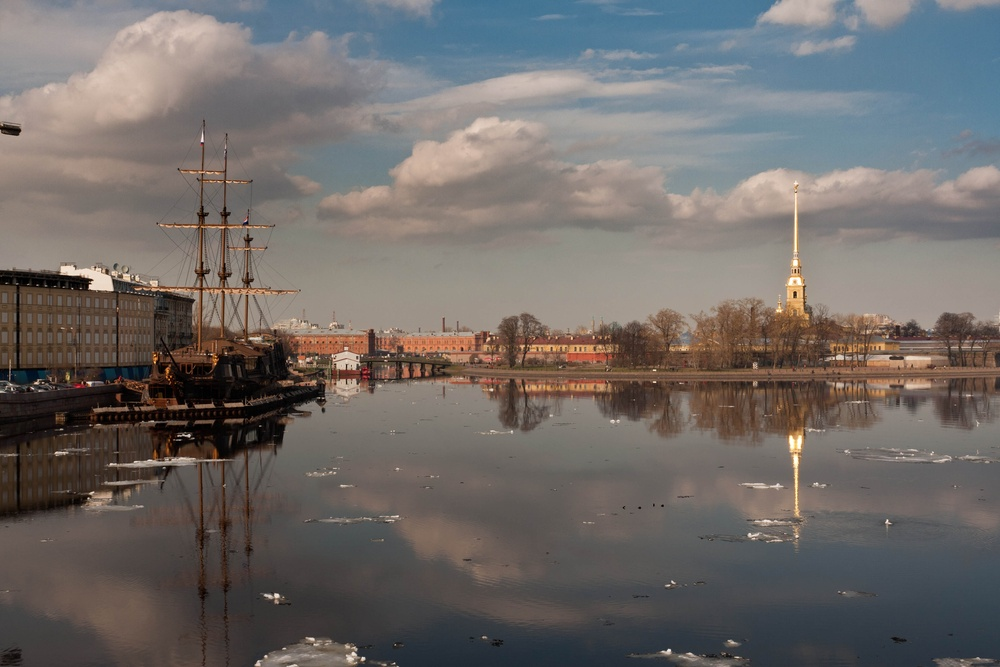
#> input picture Files/boat1.jpg, 1000 x 667 px, shrunk from 3888 x 2592 before the run, found by its file name
$ python Exercicio9.2MeatureMatching.py
#> lines starting #> are read from the running program, lines starting #| are printed output that depends on the picture
import cv2 as cv2
import numpy as np

imagem1 = cv2.imread("Files/Boat1.jpg")
#> imagem1 is the input picture: shape (667, 1000, 3); mean B, G, R 104, 106.6, 111.8
imagem2 = cv2.imread("Files/Boat2.jpg")
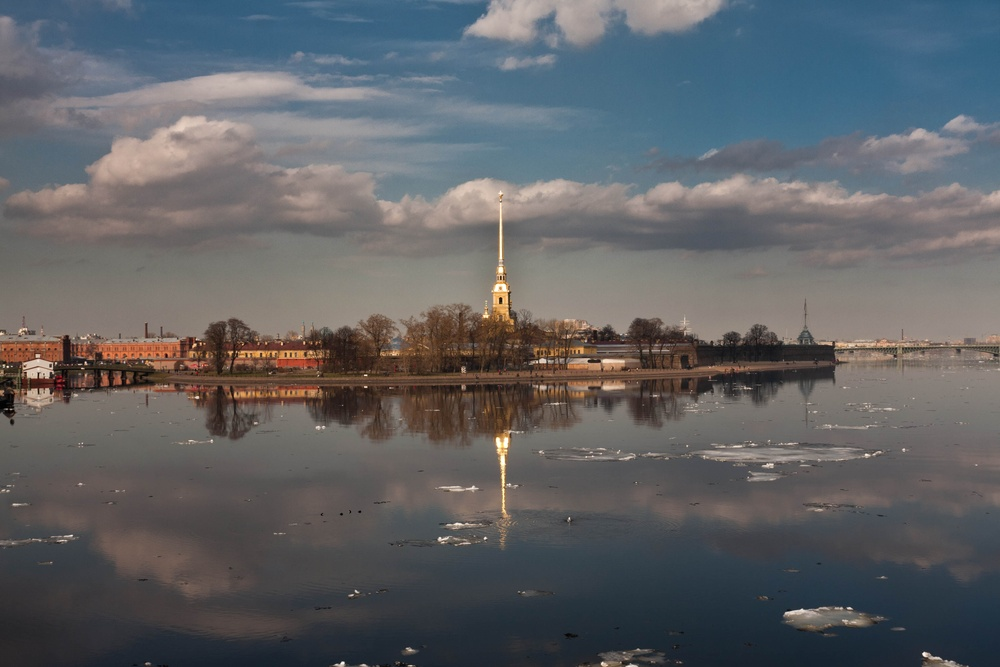
#> input picture Files/boat2.jpg, 1000 x 667 px, shrunk from 3888 x 2592 before the run, found by its file name
#> imagem2 is the input picture: shape (667, 1000, 3); mean B, G, R 100.9, 98, 96.5

s1 = imagem1.shape
#> s1 = (667, 1000, 3)
s2 = imagem2.shape
#> s2 = (667, 1000, 3)

imagem_dual = np.zeros((s1[0], s1[1]+s2[1], s1[2]), dtype=np.uint8)
imagem_dual[:,0:s1[1],:] = imagem1
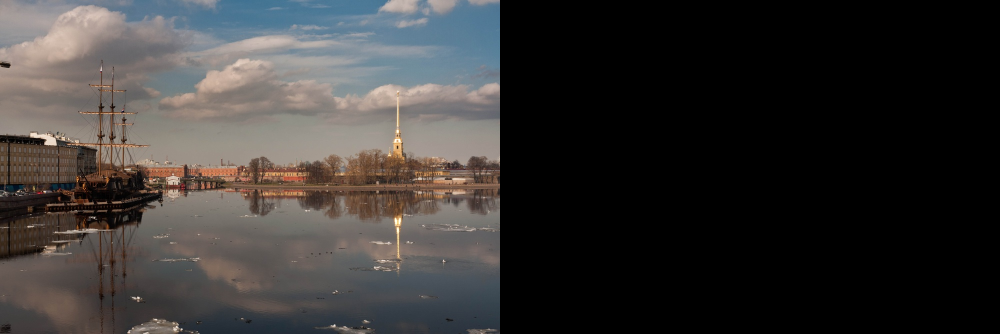
#> imagem_dual: shape (667, 2000, 3) (shown at 1/2 size); mean B, G, R 52, 53.3, 55.9
imagem_dual[:,s2[1]:,:] = imagem2
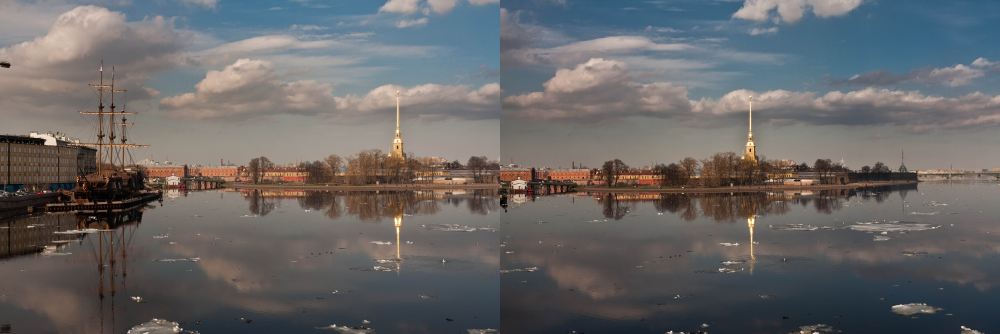
#> imagem_dual: shape (667, 2000, 3) (shown at 1/2 size); mean B, G, R 102.5, 102.3, 104.1

cv2.namedWindow("Imagem", 0)
cv2.imshow("Imagem", imagem_dual)
cv2.waitKey(0)

sift = cv2.SIFT_create()
sift_kp1, sift_desc1 = sift.detectAndCompute(imagem1, None)
#> sift_kp1 = 1818 keypoints; strongest (x, y, size): (189, 435, 2.3), (363, 659, 2.7), (277, 595, 3.3), (90, 383, 3.2)
sift_kp2, sift_desc2 = sift.detectAndCompute(imagem2, None)
#> sift_kp2 = 1294 keypoints; strongest (x, y, size): (924, 654, 3.2), (343, 663, 2.4), (500, 299, 2.7), (197, 397, 2.2)

imagem1_sift = imagem1.copy()
imagem1_sift = cv2.drawKeypoints(imagem1_sift, sift_kp1, None)
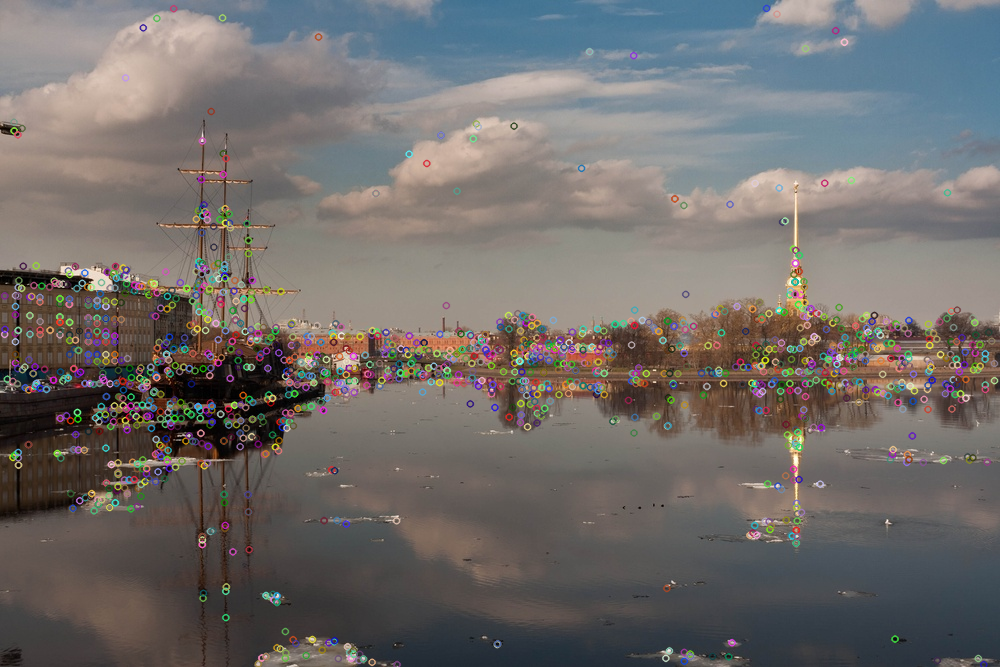
#> imagem1_sift: shape (667, 1000, 3); mean B, G, R 106.5, 108.6, 112.8
cv2.namedWindow("imagem1_sift", 0)
cv2.imshow("imagem1_sift", imagem1_sift)

imagem2_sift = imagem2.copy()
imagem2_sift = cv2.drawKeypoints(imagem2_sift, sift_kp2, None)
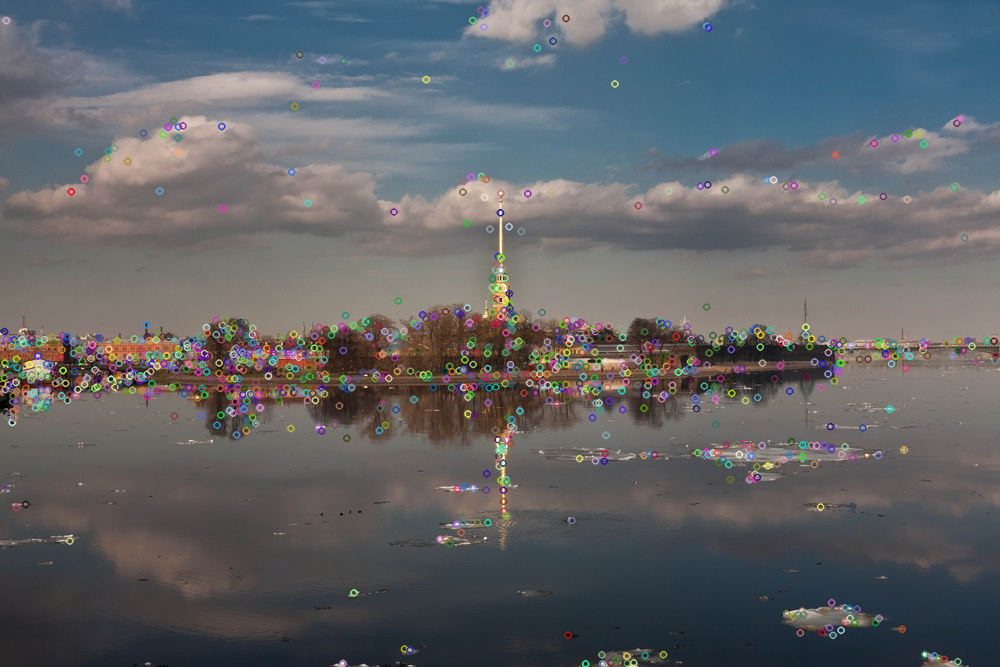
#> imagem2_sift: shape (667, 1000, 3); mean B, G, R 102.7, 99.3, 96.9
cv2.namedWindow("imagem2_sift", 0)
cv2.imshow("imagem2_sift", imagem2_sift)

cv2.waitKey(0)

distances = np.zeros((len(sift_kp1), len(sift_kp2)), dtype=np.float64)
#> distances: shape (1818, 1294) float64; every value is 0

print(len(sift_kp1))
#| 1818

for i in range(len(sift_kp1)):
    if not (i % 100):
        print(i)
    for j in range(len(sift_kp2)):
        desc_i_p1 = sift_desc1[i, :]
        desc_j_p2 = sift_desc2[j, :]
        dif = desc_i_p1 - desc_j_p2
        abs_dif = np.abs(dif)
        sum_abs_dif = np.sum(abs_dif)
        distances[i, j] = sum_abs_dif
#> this loop made 1818 passes
#| 0
#| 100
#| 200
#| 300
#| 400
#| 500
#| 600
#| 700
#> (further printed lines are left out)
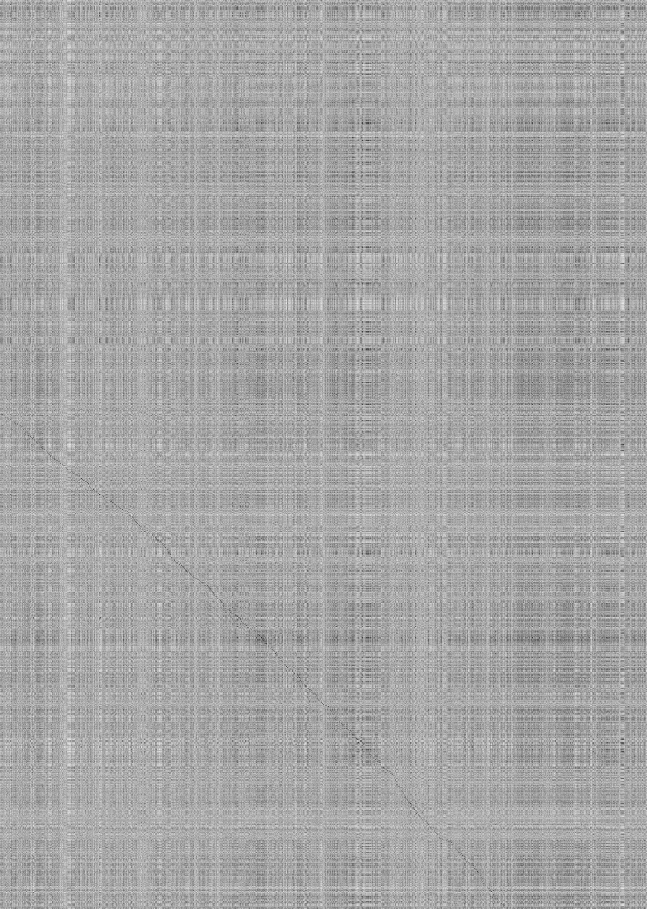
#> distances: shape (1818, 1294) float64 (shown at 1/2 size); min 201, max 6049, mean 4012; drawn with min black and max white

cv2.waitKey(0)
